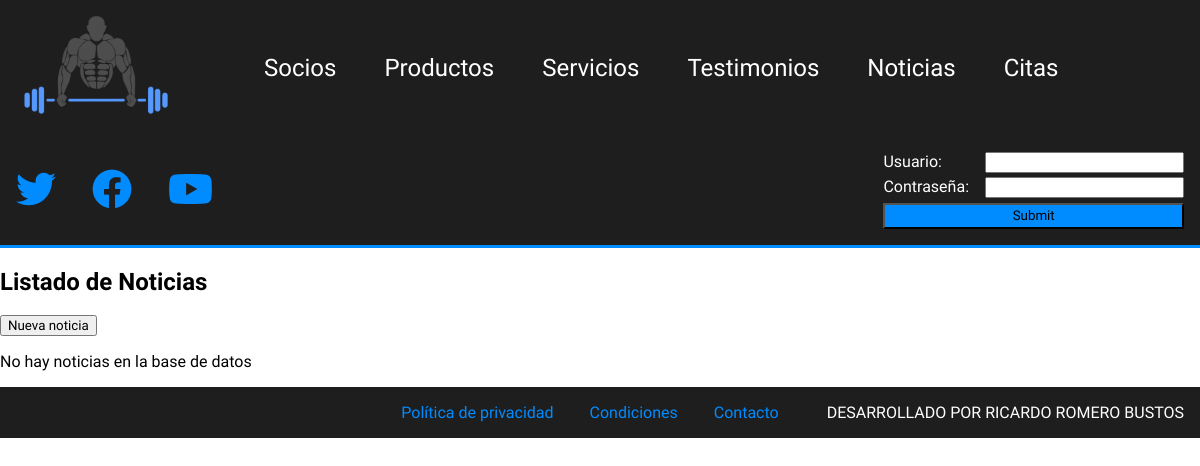
Page /php/noticias.php on the earlier database version.
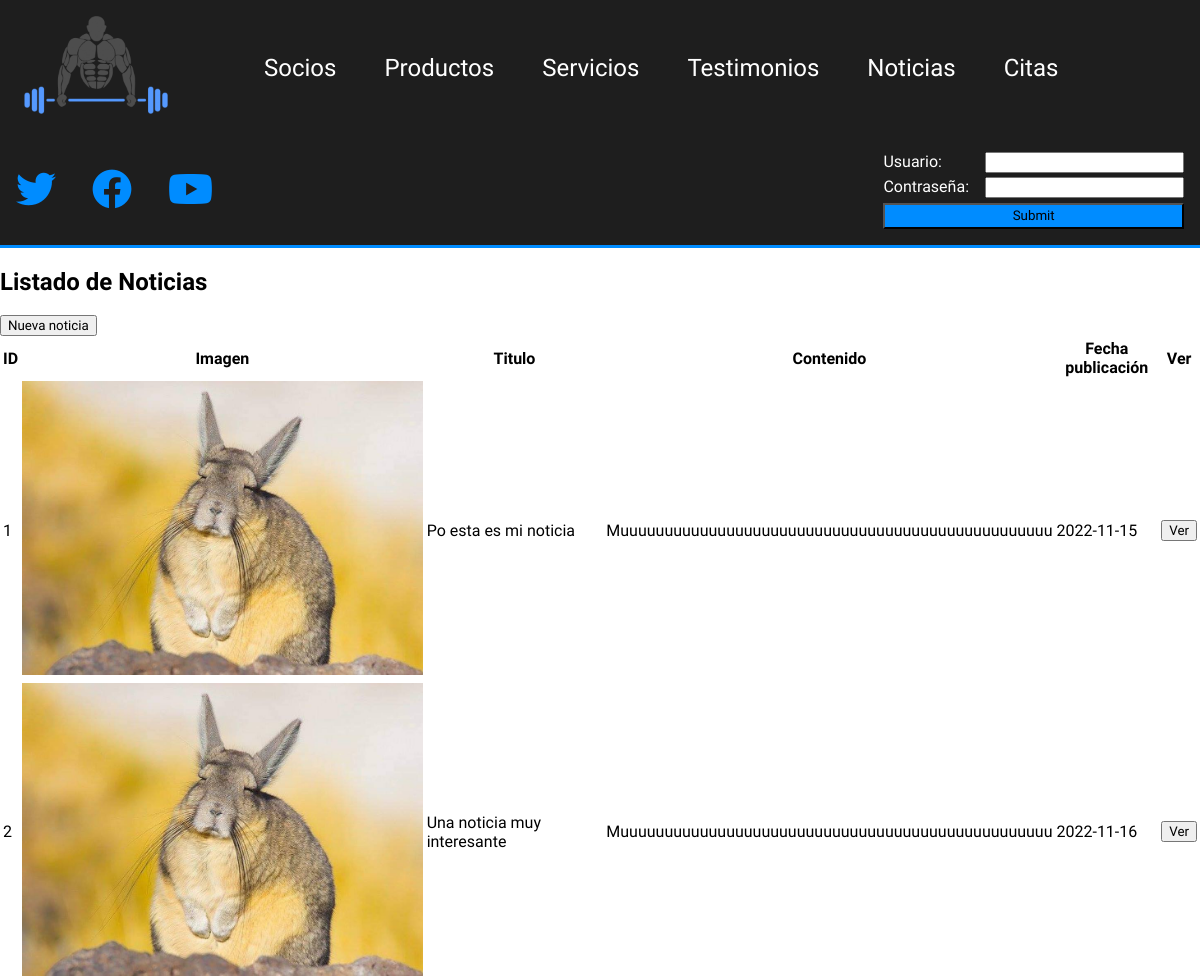
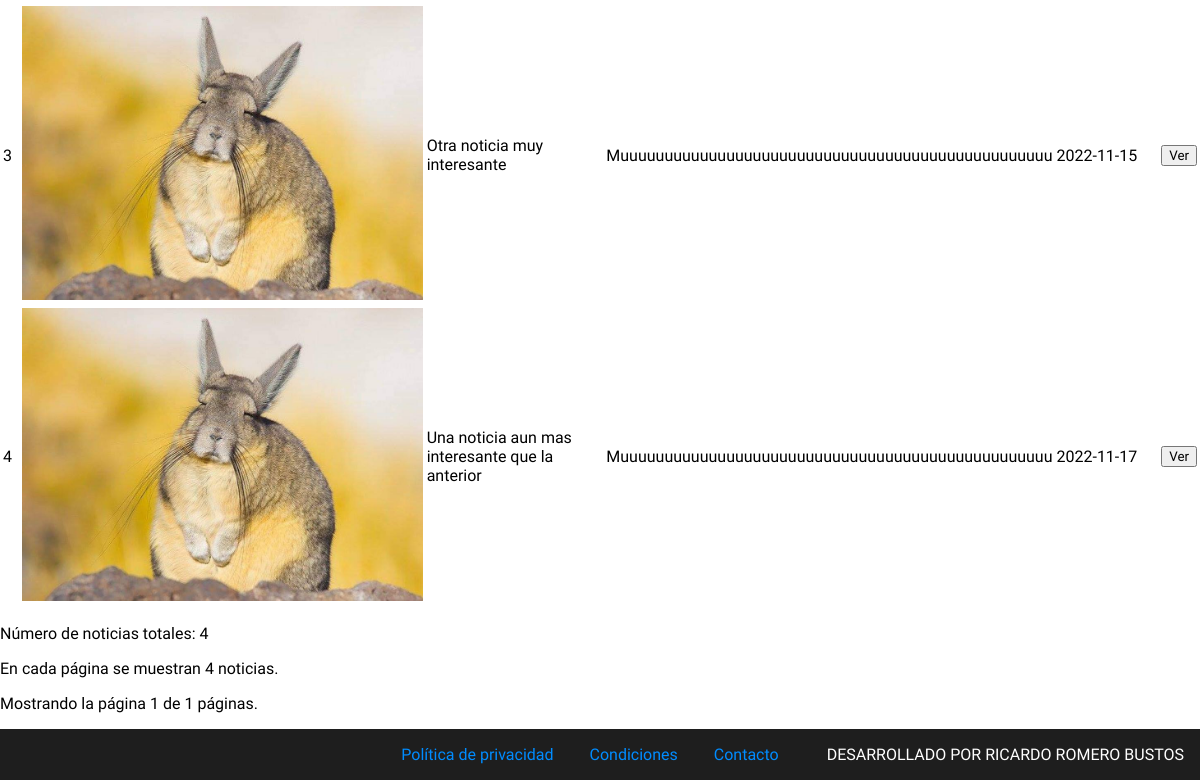
Same page on the later database version (2 pictures, top to bottom).
### tables this page shows
CREATE TABLE `noticia` (
  `id` bigint(20) UNSIGNED NOT NULL,
  `titulo` varchar(80) NOT NULL,
  `contenido` varchar(800) NOT NULL,
  `imagen` varchar(50) NOT NULL,
  `fecha_publicacion` date NOT NULL
);

### php/noticias.php (the view, shortened to what this page needs)
<!DOCTYPE html>
<html lang="en">
<head>
    <link rel="stylesheet" href="../css/estilos.css">
    <link rel="stylesheet" href="https://cdnjs.cloudflare.com/ajax/libs/font-awesome/6.2.0/css/all.min.css" />
</head>
<body>
    <header>
        <nav>
            <a href="../index.php"><img src="../img/logo.png" alt="" id="logo"></a>
            <a href="socios.php">Socios</a>
            <a href="productos.php">Productos</a>
            <a href="servicios.php">Servicios</a>
            <a href="testimonios.php">Testimonios</a>
            <a href="noticias.php">Noticias</a>
            <a href="citas.php">Citas</a>
        </nav>
        <div class="rrss">
            <a href="#"><i class="fa-brands fa-twitter"></i></a>
            <a href="#"><i class="fa-brands fa-facebook"></i></a>
            <a href="#"><i class="fa-brands fa-youtube"></i></a>
        </div>
        <div class="login">
            <form action="" method="post">
                <div>
                    <label for="usuario">Usuario:</label>
                    <input type="text" name="usuario">
                </div>
                <div>
                    <label for="pass">Contraseña:</label>
                    <input type="password" name="pass">
                </div>
                <input type="submit" name="enviar" id="btn-login">
            </form>
        </div>
    </header>
    <main>
        <section class="seccionNoticias">
            <h1>Listado de Noticias</h1>
            <div class="contenedor_nueva_noticia">
                <form action="panel_noticias.php" method="post">
                    <input type="submit" name="nueva_noticia" value="Nueva noticia">
                </form>
            </div>
            <?php
                $con=conectarServidor();
                $total=$con->query("select * from noticia");
                $num_total_rows=$total->num_rows;
                if($num_total_rows==0){
                    echo "<p>No hay noticias en la base de datos</p>";
                }else{
                    $page=false;
                    $noticiasPorPagina=4;
                    if(!$page){
                        $start=0;
                        $page=1;
                    }else{
                        $start=($page - 1)*$noticiasPorPagina;
                    }
                    $total_pages=ceil($num_total_rows/$noticiasPorPagina);
                    $noticias=$con->query("select * from noticia limit $start, $noticiasPorPagina");
                    echo "<table>
                    <thead>
                        <tr>
                            <th>ID</th>
                            <th>Imagen</th>
                            <th>Titulo</th>
                            <th>Contenido</th>
                            <th>Fecha publicación</th>
                            <th>Ver</th>
                        </tr>
                    </thead>
                    <tbody>";
                    while($fila_noticias=$noticias->fetch_array(MYSQLI_ASSOC)){
                        $contenido_short=substr($fila_noticias['contenido'], 0, 50);
                        echo "<tr>
                            <td>$fila_noticias[id]</td>
                            <td><img src=\"../img/noticias/$fila_noticias[imagen]\"></td>
                            <td>$fila_noticias[titulo]</td>
                            <td>$contenido_short</td>
                            <td>$fila_noticias[fecha_publicacion]</td>
                            <td>
                                <form action=\"noticia_completa.php\" method=\"post\">
                                    <input type=\"hidden\" name=\"id_noticia\" value=\"$fila_noticias[id]\">
                                    <input type=\"submit\" name=\"ver_noticia\" value=\"Ver\">
                                </form>
                            </td>
                        </tr>";
                    }
                    echo "</tbody>";
                    echo "</table>";
                    echo '<p>Número de noticias totales: '.$num_total_rows.'</p>';
                    echo '<p>En cada página se muestran '.$noticiasPorPagina.' noticias.</p>';
                    echo '<p>Mostrando la página '.$page.' de ' .$total_pages.' páginas.</p>';
                }
            ?>
        </section>
    </main>
    <footer>
        <div>
            <a href="#">Política de privacidad</a>
            <a href="#">Condiciones</a>
            <a href="#">Contacto</a>
        </div>
        <span>DESARROLLADO POR RICARDO ROMERO BUSTOS</span>
    </footer>
</body>
</html>

### css/estilos.css (style rules this page uses)
* { box-sizing: border-box; }
body { margin: 0; font-family: 'Play', sans-serif; }
input { font-family: inherit; }
img { max-width: 100%; }
header { display: flex; justify-content: space-between; align-items: center; flex-wrap: wrap; position: sticky; top: 0; left: 0; z-index: 999; background-color: #1e1e1e; border-bottom: 3px solid rgb(0, 140, 255); }
#logo { width: 9rem; margin-right: 3rem; }
header nav { display: flex; align-items: center; flex-wrap: wrap; }
header nav a { color: white; text-decoration: none; font-size: 1.5rem; margin: 1rem 1.5rem; }
.rrss a { color: rgb(0, 140, 255); font-size: 2.5rem; margin: 1rem; }
.login form { display: flex; flex-direction: column; color: white; margin: 1rem; }
.login form div { display: flex; justify-content: space-between; margin-bottom: 0.3rem; }
.login form div label { margin-right: 1rem; }
#btn-login { background-color: rgb(0, 140, 255); padding: 0.2rem; }
footer { display: flex; justify-content: flex-end; align-items: center; background-color: #1e1e1e; color: white; padding: 1rem; }
footer a { color: rgb(0, 140, 255); text-decoration: none; margin: 0 1rem; }
footer>div { margin-right: 2rem; }

Differences in the rows shown:
added noticia: id "1", imagen (picture), titulo "Po esta es mi noticia", contenido "Muuuuuuuuuuuuuuuuuuuuuuuuuuuuuuuuuuuuuuuuuuuuuuuuu", fecha_publicacion "2022-11-15"
added noticia: id "2", imagen (picture), titulo "Una noticia muy interesante", contenido "Muuuuuuuuuuuuuuuuuuuuuuuuuuuuuuuuuuuuuuuuuuuuuuuuu", fecha_publicacion "2022-11-16"
added noticia: id "3", imagen (picture), titulo "Otra noticia muy interesante", contenido "Muuuuuuuuuuuuuuuuuuuuuuuuuuuuuuuuuuuuuuuuuuuuuuuuu", fecha_publicacion "2022-11-15"
added noticia: id "4", imagen (picture), titulo "Una noticia aun mas interesante que la anterior", contenido "Muuuuuuuuuuuuuuuuuuuuuuuuuuuuuuuuuuuuuuuuuuuuuuuuu", fecha_publicacion "2022-11-17"
Other differences:
$num_total_rows: (not shown) → "4"
$noticiasPorPagina: (not shown) → "4"
$page: (not shown) → "1"
$total_pages: (not shown) → "1"
text no longer shown: "No hay noticias en la base de datos"
text now shown: "ID Imagen Titulo Contenido Fecha publicación Ver Número de noticias totales: En cada página se muestran noticias. Mostrando la página de páginas."
